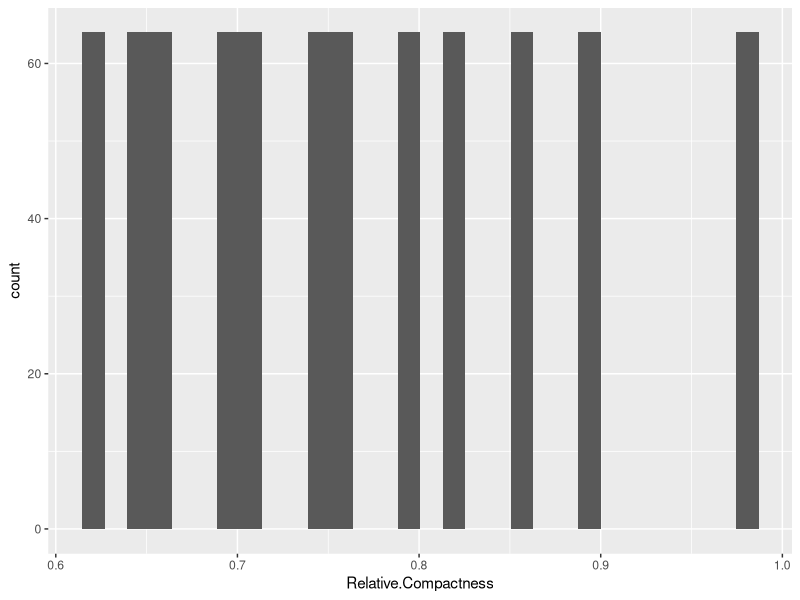
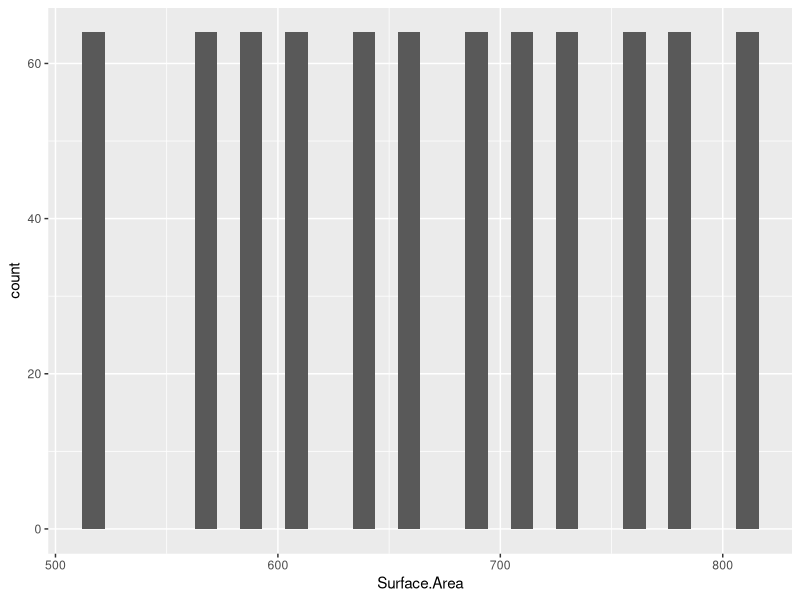
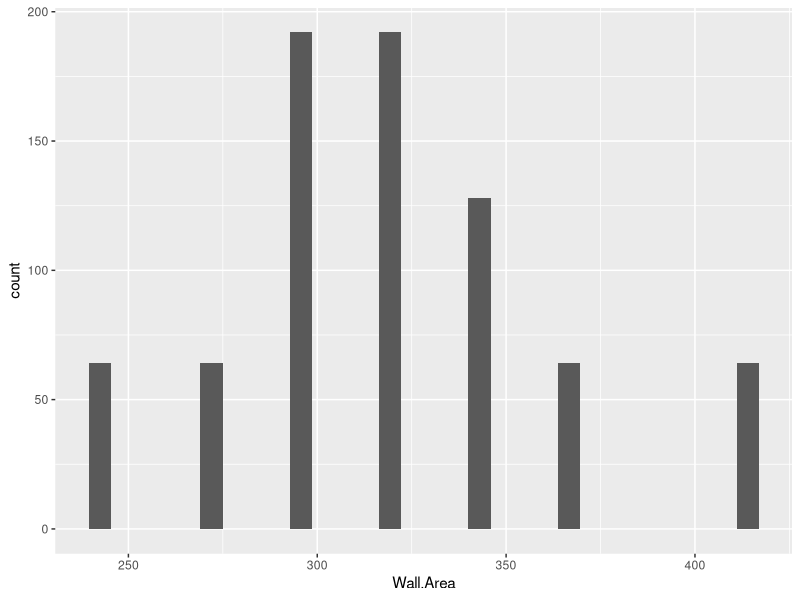
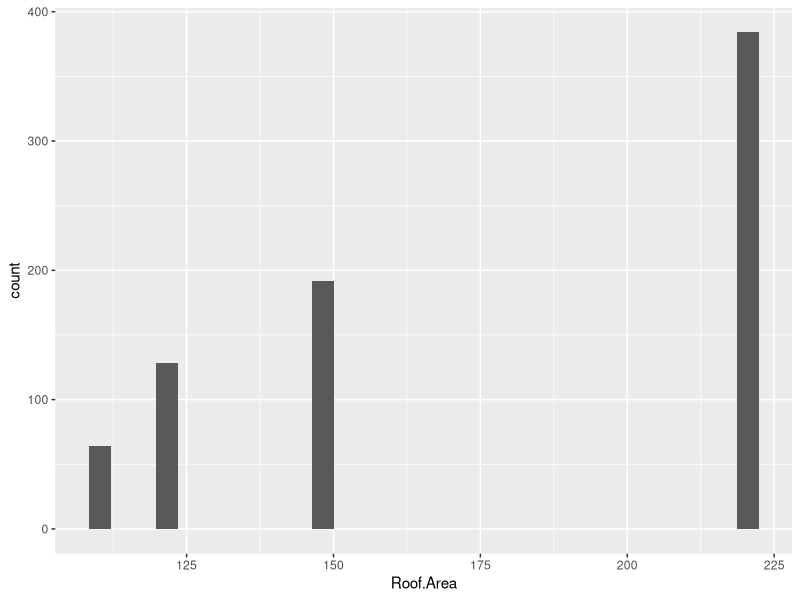
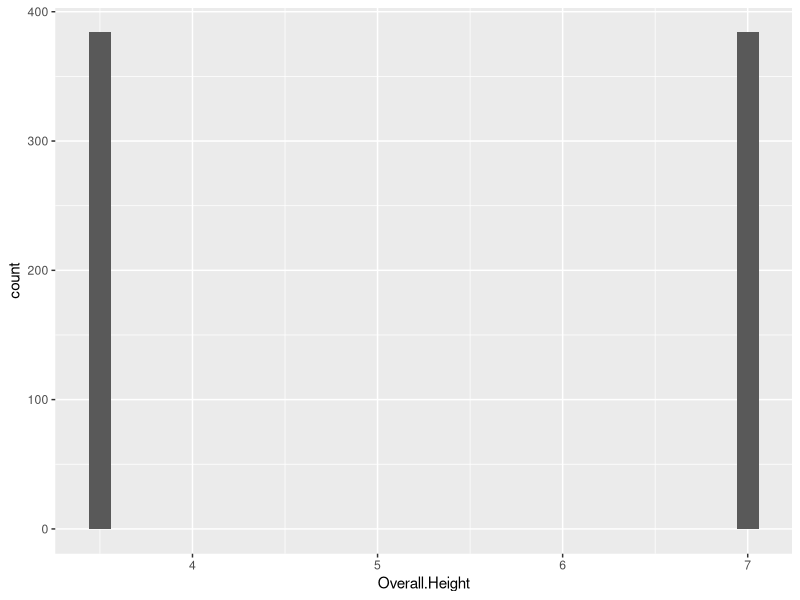
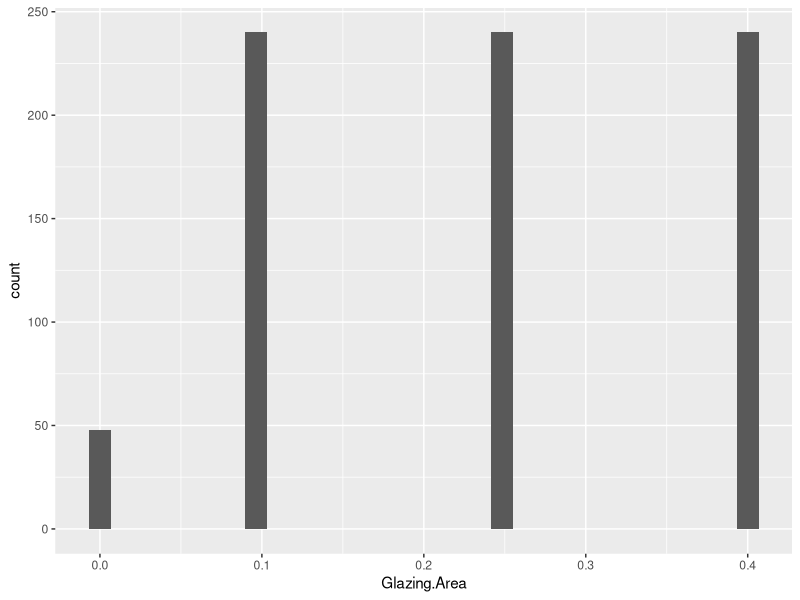
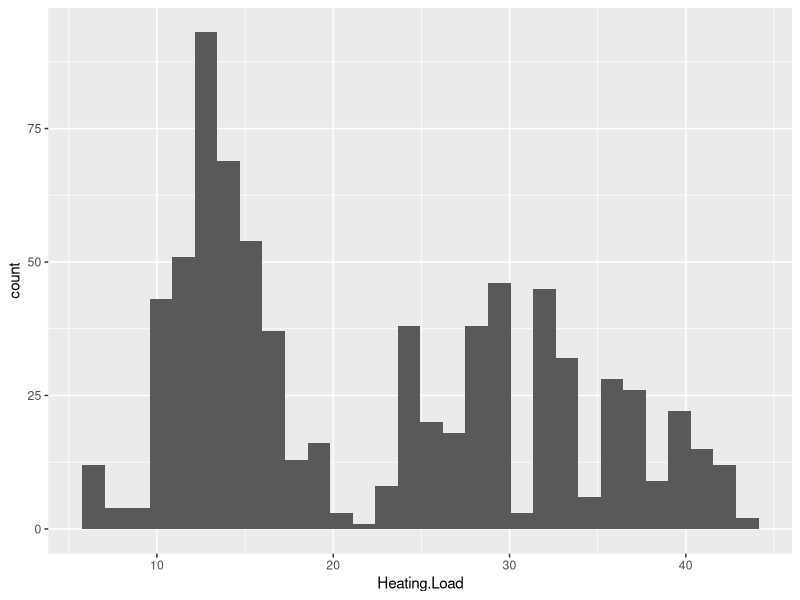
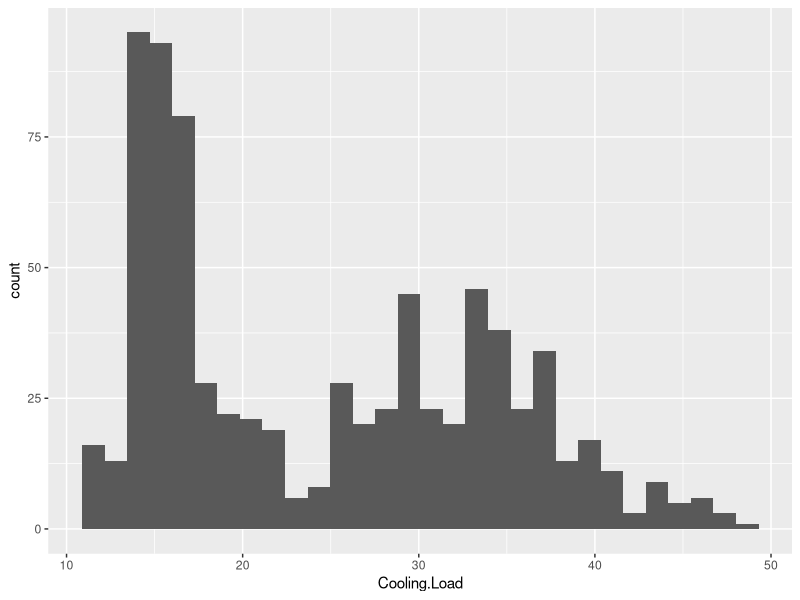

R code for these plots, in order:
# read csv
energydata <- read.csv(file = "EnergyEfficiencyData.csv", header = TRUE)
head(energydata)
facCol <- c("Orientation", "Glazing.Area.Distribution")
energydata[, facCol] <- lapply(energydata[,facCol], as.factor)
str(energydata)
summary(energydata)

# histogram all values are they really numerics? 
require(ggplot2)
histFun <- function(x)
{
  cnames <- names(x)
  for(i in seq_along(cnames)){
    print(ggplot(x, aes_string(x = cnames[i])) + geom_histogram())
  }
}

histFun(energydata[, -which(names(energydata) %in% facCol)])

# histogram of glazing area is this really a numeric?

# correlation scatterplot on numerics? potentially group on factors with color and shape...
library(car)
scatterplotMatrix(x = energydata, var.labels = colnames(energydata), diagnol = c("histogram", "density"))

# boxplot factors vs. heating load and cooling load, maybe???
